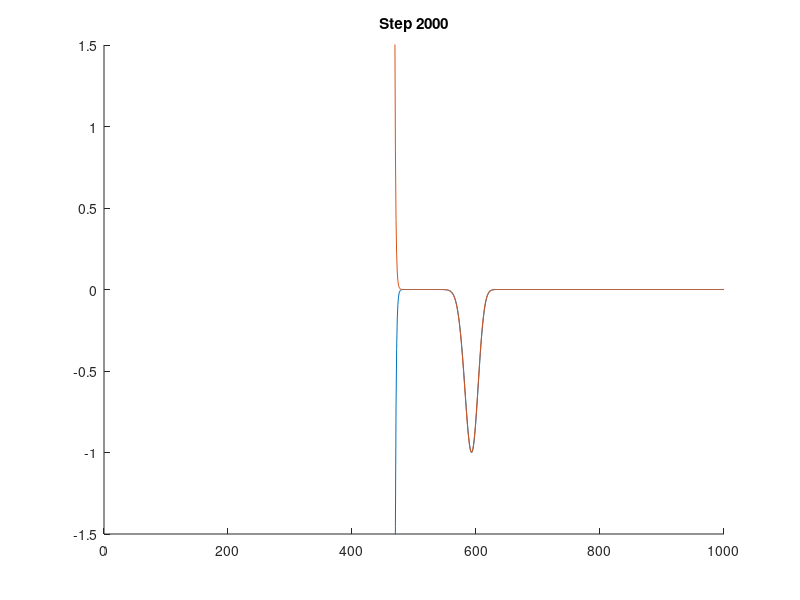

This figure's MATLAB source:
%% Define Grid

% NOTE: Grid resolution should must be sufficient to resolve the shortest
% wavelength. For example, for most metallic surfaces 60-100 cells in one
% wavelength should be enough.

% NOTE: If our simulation has critical dimensions, snapping grid to these
% dimensions should be considered.

Sx = 1; % Physical size along x
Sy = 1; % Physical size along y
Sz = 1; % Physical size along z

Nx = 1000; % Number of cells along x
Ny = 1000; % Number of cells along y
Nz = 1000; % Number of cells along z

dx = Sx/Nx;
dy = Sy/Ny;
dz = Sz/Nz;

%% Define Rectangle Geometry
wx = 0.2;
wy = 0.6;

% Compute position indices
nx = round(wx/dx);
nx1 = 1 + floor((Nx - nx)/2);
nx2 = nx1 + nx - 1;

ny = round(wy/dy);
ny1 = 1 + floor((Ny - ny)/2);
ny2 = ny1 + ny - 1;

% Create A
A = zeros(Nx,Ny);
A(nx1:nx2,ny1:ny2) = 1;

%% Define Physical Parameters

% Speed of light
c0 = 2.99792458e8;

% Permittivity and permeability of free space
u0 = 4.0 * pi * 1.0e-7;
e0 = 1.0 / (c0 * c0 * u0);
er = 1.0;
ur = 1.0;

% Time step (according to Courant Condition)
dt = min(min(dx, dy), dz) / 2.0 / c0; % Single time step in seconds
steps = 2000; % Total simulation steps
t = (0:dt:(steps - 1) * dt); % Each time step

% Initialize materials to free space
ER = ones(1, Nz) .* er;
UR = ones(1, Nz) .* ur;

% Compute update coefficients (only for z direction)
mEy = (c0 * dt) ./ ER / dz;
mHx = (c0 * dt) ./ UR / dz;

% Initialize H and E fields to zeros
Hx = zeros(1, Nz);
Ey = zeros(1, Nz);

% Initialize variables for perfect boundary conditions
h1 = 0; h2 = 0;
e1 = 0; e2 = 0;

%% Describe source
fmax = 1e10; % Max frequency we're interested in
tau = 0.5 / fmax; % Pulse width coefficient
t0 = 6 * tau; % Pulse offset
g = exp(-((t - t0) ./ tau ) .^ 2); % Create gaussian pulse

%% Main FDTD Loop
figure;
ylim([-1.5, 1.5]);

for T = 1 : steps
    h2 = h1; h1 = Hx(1); % Record boundary H that we'll use 2 steps later
    % Update H from E
    for nz = 1 : Nz - 1
        Hx(nz) = Hx(nz) + mHx(nz) * (Ey(nz+1) - Ey(nz));
    end
    Hx(Nz) = Hx(Nz) + mHx(nz) * (0 - Ey(Nz)); % Perfect boundary condition


    % Update E from H
    e2 = e1; e1 = Ey(Nz); % Record boundary E that we'll use 2 steps later
    Ey(1) = Ey(1) + mEy(1) * (0 - Hx(1)); % Perfect boundary condition
    for nz = 2 : Nz
        Ey(nz) = Ey(nz) + mEy(nz) * (Hx(nz) - Hx(nz-1));
    end

    % Inject source
    nzsrc = Nz / 2; % Source is in the middle
    Ey(nzsrc) = Ey(nzsrc) + g(T);

    % Visualize E and H (not necessarily every step)
    jump = 20;
    if mod(T, jump) == 0
        clf;
        hold on;
        plot(Ey);
        plot(Hx);
        ylim([-1.5, 1.5]);
        xlim([0, Nz]);
        title(['Step ', num2str(T)])
        pause(0.05);
    end

    if T == 500
        % Prompt the user to continue or stop
        answer = questdlg('Do you want to continue?', 'Continue Simulation', 'Continue', 'Stop', 'Continue');

        if strcmp(answer, 'Stop')
            disp('Simulation stopped by the user.');
            break; % Exit the loop
        end
    end
end
